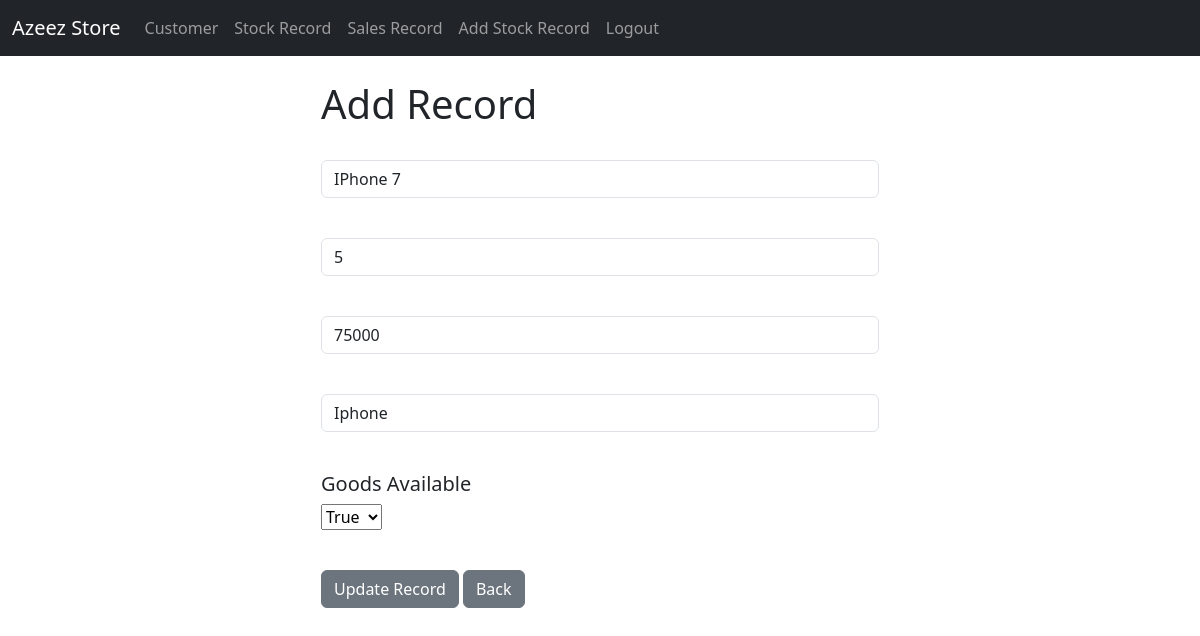
The app's page /update-record/1 (signed in) with its own data.
### base/models.py (models this page shows, shortened)
class Stock(models.Model):
    username = models.ForeignKey(User, on_delete=models.CASCADE, blank=True, null=True)
    created_at = models.DateTimeField(auto_now_add=True, blank=True, null=True)
    name = models.CharField(max_length=50, blank=True, null=True, )
    quantity = models.IntegerField(blank=True, null=True)
    price = models.CharField(max_length=100, blank=True, null=True)
    updated = models.DateTimeField(auto_now=True, blank=True, null=True)
    brand = models.CharField(max_length=150, null=True, blank=True, )
    available = models.BooleanField(default=True, blank=True, null=True)

### base/views.py (the view, shortened to what this page needs)
# urls.py: path('update-record/<str:pk>', views.update_record, name='update'),
@login_required(login_url='base:login')
def update_record(request, pk):
    store = Stock.objects.get(id=pk)
    context = {'data': store}
    return render(request, 'base/update_record.html', context)

### base/templates/base/update_record.html (shortened to what this page needs)
{% extends 'base/base.html' %}
{% block content %}
<div class="col-md-6 offset-md-3">
<h1>Add Record</h1>
<br/>
<form method="POST" action="{% url 'base:update' data.id %}">
     <div class="mb-3">
    <input type="text" class="form-control" value="{{data.name}}" name="stock", placeholder="Enter Stock Name" required>
  </div><br>
     <div class="mb-3">
    <input type="number" class="form-control" value="{{data.quantity}}" name="Qty", placeholder="Enter Quantity" required>
  </div><br/>
     <div class="mb-3">
    <input type="number" class="form-control" value="{{data.price}}" name="price", placeholder="Enter price" required>
  </div><br/>
    <div class="mb-3">
    <input type="text" class="form-control" name="brand", value="{{data.brand}}" placeholder="Enter Brand Name" required>
  </div><br/>
     <div class="mb-3">
         <h5>Goods Available</h5>
    <select name="available">
        <option value="True">True</option>
    </select>
  </div><br/>
  <button type="submit" class="btn btn-secondary">Update Record</button>
   <a href="{% url 'base:index' %}" class="btn btn-secondary">Back</a>
</form>
</div>
{% endblock %}

### records on screen
Stock: stock "IPhone 7", Qty "5", price "75000", brand "Iphone"
